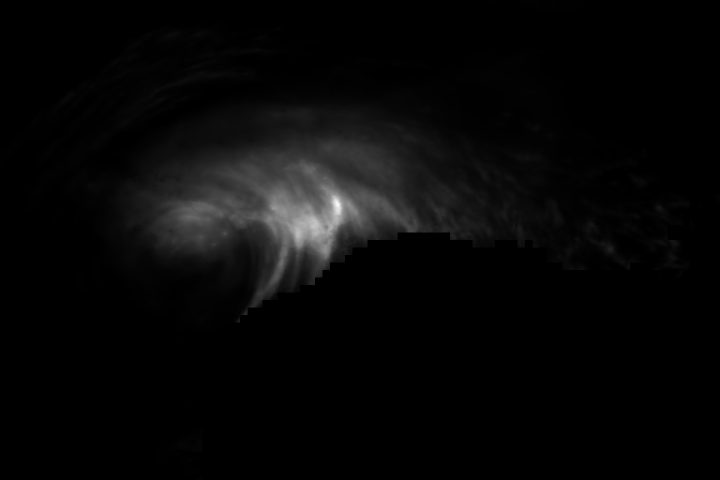
#> input picture data/aorc_precip.png, 1440 x 960 px (shown at 1/2 size)
$ python extract_colors.py --image ../data/aorc_precip.png
#> lines starting #> are read from the running program, lines starting #| are printed output that depends on the picture
### tools/colorlib.py
"""Shared color math for the Rang tools.

Covers sRGB to CIELAB and LCh conversions, color vision deficiency simulation
after Machado et al. (2009), the CIEDE2000 color difference, and the palette
level helpers built on top of them. Pure numpy, so the whole toolchain runs
without a color science dependency.
"""
import itertools
import json
import pathlib
import re
import unicodedata
import urllib.request

import numpy as np

REPO_ROOT = pathlib.Path(__file__).resolve().parent.parent
PALETTE_DIR = REPO_ROOT / "palettes"
CACHE_DIR = REPO_ROOT / "cache"

# Project screening threshold for minimum pairwise CIEDE2000 under all four
# viewing simulations. Use it as a comparison, then check the finished figure.
COLORBLIND_THRESHOLD = 8.0

# ---------------------------------------------------------------- sRGB and Lab

M_XYZ = np.array([[0.4124564, 0.3575761, 0.1804375],
                  [0.2126729, 0.7151522, 0.0721750],
                  [0.0193339, 0.1191920, 0.9503041]])
WHITE = np.array([0.95047, 1.0, 1.08883])


def hex_to_rgb(h):
    h = h.lstrip("#")
    return np.array([int(h[i:i + 2], 16) for i in (0, 2, 4)], float)


def rgb_to_hex(rgb):
    r, g, b = np.round(np.clip(rgb, 0, 255)).astype(int)
    return f"#{r:02x}{g:02x}{b:02x}"


# [11 lines left out: function hex_to_argb_int, not called in this run]


def srgb_to_linear(c):
    c = np.asarray(c, float) / 255.0
    return np.where(c <= 0.04045, c / 12.92, ((c + 0.055) / 1.055) ** 2.4)


def linear_to_srgb(c):
    c = np.clip(np.asarray(c, float), 0, 1)
    return np.where(c <= 0.0031308, 12.92 * c, 1.055 * c ** (1 / 2.4) - 0.055) * 255


def rgb_to_lab(rgb):
    xyz = srgb_to_linear(rgb) @ M_XYZ.T / WHITE
    f = np.where(xyz > 0.008856, np.cbrt(xyz), 7.787 * xyz + 16 / 116)
    return np.stack([116 * f[..., 1] - 16,
                     500 * (f[..., 0] - f[..., 1]),
                     200 * (f[..., 1] - f[..., 2])], -1)


def lab_to_rgb(lab):
    lab = np.asarray(lab, float)
    fy = (lab[..., 0] + 16) / 116
    fx, fz = fy + lab[..., 1] / 500, fy - lab[..., 2] / 200
    f = np.stack([fx, fy, fz], -1)
    xyz = np.where(f ** 3 > 0.008856, f ** 3, (f - 16 / 116) / 7.787) * WHITE
    return linear_to_srgb(xyz @ np.linalg.inv(M_XYZ).T)


def lab_to_lch(lab):
    L, a, b = np.asarray(lab, float)
    return np.array([L, np.hypot(a, b), np.degrees(np.arctan2(b, a)) % 360])


def lch_to_lab(lch):
    L, C, h = np.asarray(lch, float)
    return np.array([L, C * np.cos(np.radians(h)), C * np.sin(np.radians(h))])


# ------------------------------------------- vision simulation (Machado 2009)
# Severity 1.0 matrices applied in linear light RGB.

CVD_MATRIX = {
    "protan": np.array([[0.152286, 1.052583, -0.204868],
                        [0.114503, 0.786281, 0.099216],
                        [-0.003882, -0.048116, 1.051998]]),
    "deutan": np.array([[0.367322, 0.860646, -0.227968],
                        [0.280085, 0.672501, 0.047413],
                        [-0.011820, 0.042940, 0.968881]]),
    "tritan": np.array([[1.255528, -0.076749, -0.178779],
                        [-0.078411, 0.930809, 0.147602],
                        [0.004733, 0.691367, 0.303900]]),
}

VISION_TYPES = (None, "protan", "deutan", "tritan")
VISION_LABELS = {None: "normal vision", "protan": "protanopia",
                 "deutan": "deuteranopia", "tritan": "tritanopia"}


# [59 lines left out: functions simulate, ciede2000, pairwise_min_mean, not called in this run]


def worst_case(hexes):
    """Smallest pairwise distance across all four vision types."""
    return min(pairwise_min_mean(hexes, k)[0] for k in VISION_TYPES)


# [36 lines left out: functions worst_pair, greedy_order, not called in this run]


def discrete_subset(colors, order, n):
    """The n colors met by rank, kept in ramp sequence."""
    return [c for c, r in zip(colors, order) if r <= n]


# [124 lines left out: functions interpolate, presence_in_image, capitalized_word, palette_slug, load_palette, all_palettes, not called in this run]


def fetch_image(url_or_path):
    """Return a local path for an image, downloading into cache/ when needed.

    Accepts a URL, an absolute path, or a path relative to the repo root, which
    is how palette files reference photos committed under sources/.
    """
    p = pathlib.Path(url_or_path)
    if p.exists():
        return p
    rel = REPO_ROOT / str(url_or_path)
    if rel.exists():
        return rel
    CACHE_DIR.mkdir(exist_ok=True)
    local = CACHE_DIR / pathlib.Path(str(url_or_path).split("?")[0]).name
    if not local.exists():
        print(f"downloading {url_or_path}")
        req = urllib.request.Request(str(url_or_path),
                                     headers={"User-Agent": "Mozilla/5.0"})
        with urllib.request.urlopen(req) as r, open(local, "wb") as f:
            f.write(r.read())
    return local

### tools/extract_colors.py
"""Pull candidate colors out of an artwork photo.

Runs k-means in CIELAB, either over the whole image or over named regions you
mark out yourself. Region by region is almost always the better call. Large
areas such as a carpet field or a sky dominate a whole-image run and the
cluster centers drift into muddy averages, while small runs over the medallion,
the border or a figure recover the actual pigments.

Examples

  python tools/extract_colors.py --image https://images.metmuseum.org/CRDImages/is/original/DT5450.jpg
  python tools/extract_colors.py --image cache/DT5450.jpg -k 8 ^
      --region 900,1400,1700,2200,medallion --region 700,700,1900,1300,field ^
      --swatches cache/clusters.png

Coordinates are pixels in the full resolution image, x0,y0,x1,y1 with an
optional label. Open the photo in any viewer that shows cursor position to
read them off.
"""
import argparse

import numpy as np
from PIL import Image, ImageOps
from sklearn.cluster import KMeans

from colorlib import fetch_image, lab_to_rgb, rgb_to_hex, rgb_to_lab


def parse_region(text):
    parts = text.split(",")
    if len(parts) not in (4, 5):
        raise argparse.ArgumentTypeError("expected x0,y0,x1,y1[,label]")
    box = tuple(int(v) for v in parts[:4])
    label = parts[4] if len(parts) == 5 else f"{box}"
    return label, box


def cluster(pixels, k):
    if k < 1:
        raise ValueError("k must be at least 1")
    if len(pixels) < k:
        raise ValueError(f"k={k} exceeds the {len(pixels)} sampled pixels")
    km = KMeans(n_clusters=k, n_init=10, random_state=0).fit(rgb_to_lab(pixels))
    order = np.argsort(-np.bincount(km.labels_, minlength=k))
    rows = []
    for i in order:
        lab = km.cluster_centers_[i]
        rows.append((rgb_to_hex(lab_to_rgb(lab)), lab,
                     float((km.labels_ == i).mean() * 100)))
    return rows


def main():
    ap = argparse.ArgumentParser(description=__doc__.splitlines()[0])
    ap.add_argument("--image", required=True, help="path or URL of the photo")
    ap.add_argument("-k", type=int, default=8, help="clusters per region, default 8")
    ap.add_argument("--region", action="append", type=parse_region, default=[],
                    metavar="x0,y0,x1,y1[,label]",
                    help="crop to cluster separately, repeatable")
    ap.add_argument("--swatches", help="optional png of the clustered colors")
    args = ap.parse_args()

    path = fetch_image(args.image)
    full = ImageOps.exif_transpose(Image.open(path)).convert("RGB")
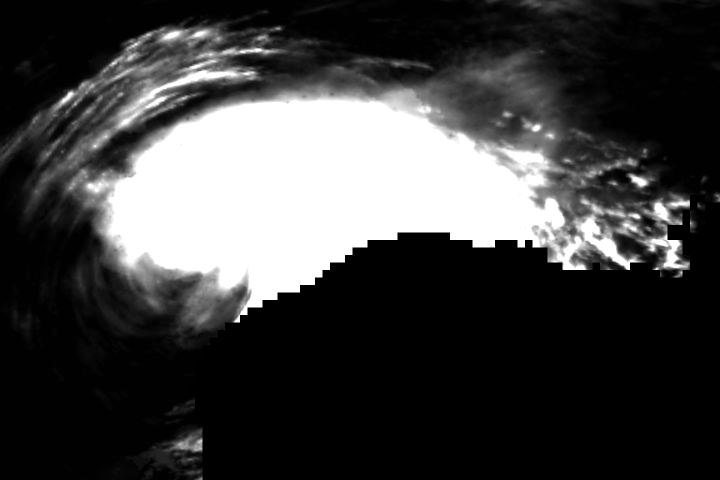
#> full: PIL image 1440x960 RGB (shown at 1/2 size); min 0, max 255, mean 63.5
    print(f"image: {path}  size: {full.size[0]}x{full.size[1]}")
#| image: ../data/aorc_precip.png  size: 1440x960

    regions = args.region or [("whole image", (0, 0, *full.size))]
#> regions = [('whole image', (0, 0, 1440, 960))]
    results = []
    for label, box in regions:
        x0, y0, x1, y1 = box
        if x0 < 0 or y0 < 0 or x1 > full.width or y1 > full.height:
            ap.error(f"region {label!r} lies outside the image")
        if x1 <= x0 or y1 <= y0:
            ap.error(f"region {label!r} has an empty or reversed extent")
        im = full.crop(box)
        im.thumbnail((400, 400))
        try:
            rows = cluster(np.asarray(im).reshape(-1, 3).astype(float), args.k)
        except ValueError as exc:
            ap.error(str(exc))
        results.append((label, rows))
        print(f"\n=== {label} {box} ===")
        for hexcode, lab, share in rows:
            print(f"  {hexcode}  L*={lab[0]:6.1f} a*={lab[1]:6.1f} "
                  f"b*={lab[2]:6.1f}  share={share:5.1f}%")
#> this loop made 1 pass
#> order in cluster on pass 1: [4, 6, 0, 3, 7, 2, 5, 1]
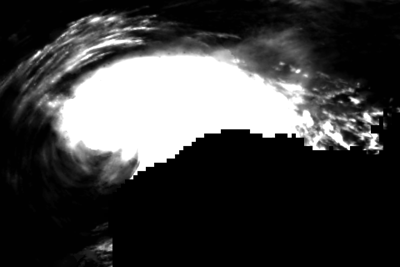
#> im: PIL image 400x267 RGB; min 0, max 255, mean 63.5
#> after the loop, results = 1 item

    if args.swatches:
        cw, ch = 110, 80
        img = Image.new("RGB", (cw * args.k, ch * len(results)), "white")
        for row, (label, rows) in enumerate(results):
            for col, (hexcode, _, _) in enumerate(rows):
                img.paste(Image.new("RGB", (cw, ch), hexcode), (col * cw, row * ch))
        img.save(args.swatches)
        print(f"\nwrote {args.swatches} (one row per region, largest cluster first)")


if __name__ == "__main__":
    main()

$ run again, on data/wse.png
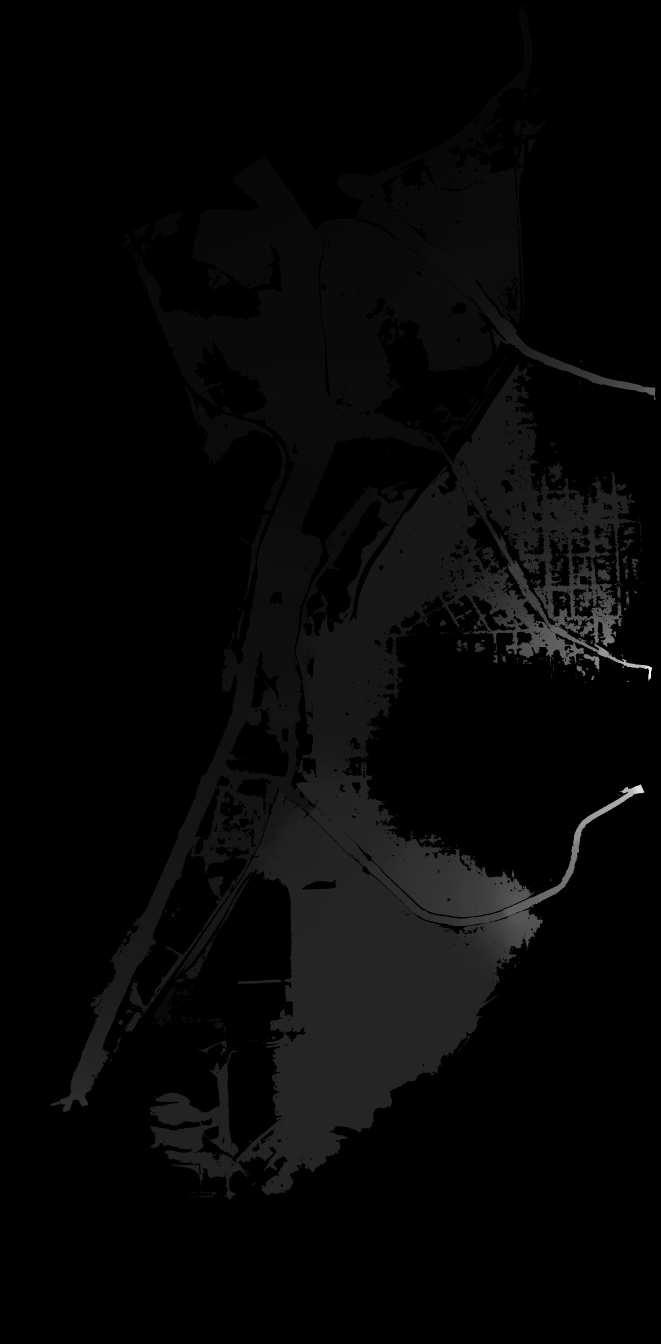
#> input picture data/wse.png, 2644 x 5373 px (shown at 1/4 size)
#> in main, `full = ImageOps.exif_transpose(Image.open(path)).convert("RGB")`:
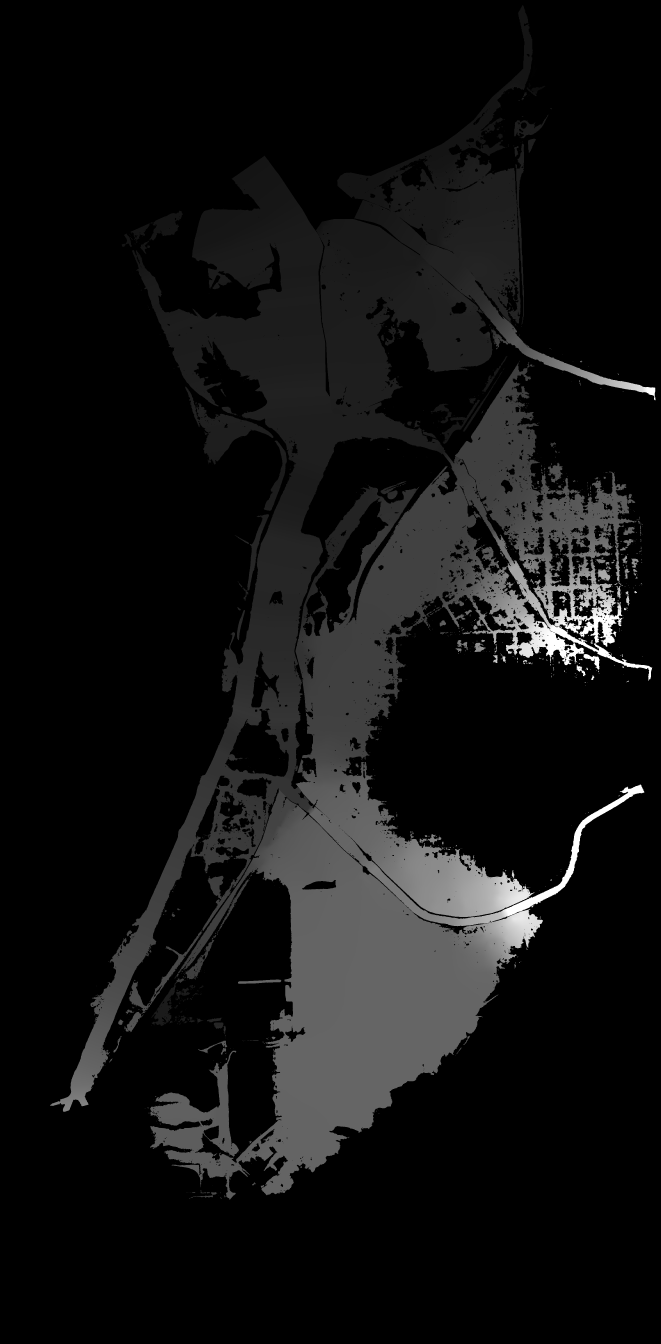
#> full: PIL image 2644x5373 RGB (shown at 1/4 size); min 0, max 255, mean 17.7
#| image: ../data/wse.png  size: 2644x5373
#> the loop in main, `for label, box in regions:` made 1 pass
#> order in cluster on pass 1: [1, 4, 0, 7, 2, 6, 3, 5]
#> after the loop in main, `for label, box in regions:`:
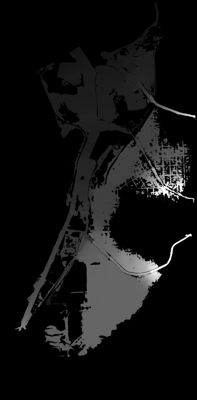
#> im: PIL image 197x400 RGB; min 0, max 255, mean 17.7
#> after the loop in main, `for label, box in regions:`: results = 1 item
